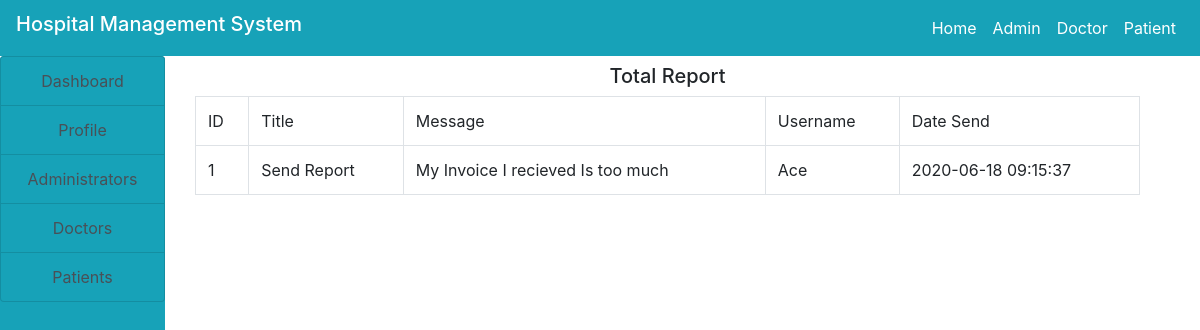
Page /admin/report.php on the committed database.
### tables this page shows
CREATE TABLE IF NOT EXISTS `report` (
  `id` int(100) NOT NULL AUTO_INCREMENT,
  `title` varchar(100) NOT NULL,
  `message` varchar(100) NOT NULL,
  `username` varchar(100) NOT NULL,
  `date_send` varchar(100) NOT NULL,
  PRIMARY KEY (`id`)
);

### admin/report.php (the view, shortened to what this page needs)
<!DOCTYPE html>
<html>
<head>
</head>
<body>
<?php
include("../include/header.php");
include("../include/connection.php");
?>
    <div class="container-fluid">
         <div class="col-md-12">
              <div class="row">
                   <div class="col-md-2" style="margin-left: -30px">
                       <?php
                          include("sidenav.php");
                       ?>
                   </div>
                  <div class="col-md-10">
                       <h5 class="text-center my-2">Total Report</h5>
                      <?php
                        $query = "SELECT * FROM report";
                        $res = mysqli_query($con, $query);
                        $output = "";
                        $output .="
                            <table class='table table-bordered'>
                            <tr>
                               <td>ID</td>
                               <td>Title</td>
                               <td>Message</td>
                               <td>Username</td>
                               <td>Date Send</td>
                            </tr>
                        ";
                        while ($row = mysqli_fetch_array($res)){
                            $output .="
                               <tr>
                                 <td>".$row['id']."</td>
                                 <td>".$row['title']."</td>
                                 <td>".$row['message']."</td>
                                 <td>".$row['username']."</td>
                                 <td>".$row['date_send']."</td>
                               </tr>
                            ";
                        }
                        $output .="
                            </table>
                        ";
                        echo $output;
                      ?>
                  </div>
              </div>
         </div>
    </div>
</body>
</html>

### rows in the picture
report: id "1", title "Send Report", message "My Invoice I recieved Is too much", username "Ace", date_send "2020-06-18 09:15:37"
